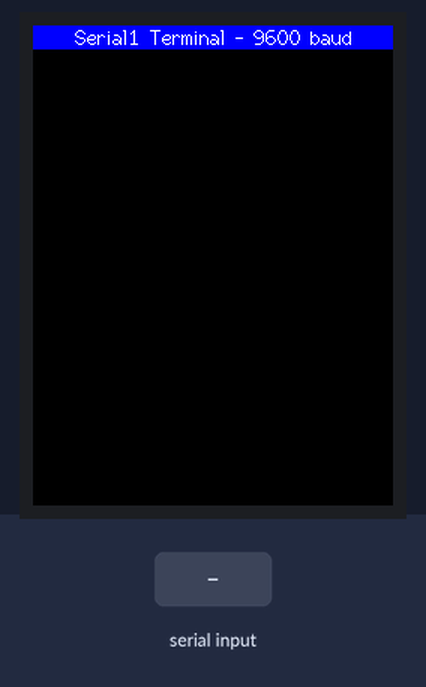
Bench run of a sketch on a simulated STM32 Blue Pill. Shown: 240×320 colour display. The test bench sets the inputs (shaded band).

Above: at 1.4 s.
1.5 s: "1\n" received over the second serial link
3.0 s: "0\n" received over the second serial link
4.5 s: "2\n" received over the second serial link
Timing chart, 0 to 7.5 s (numbered marks = the images above; inputs shaded):
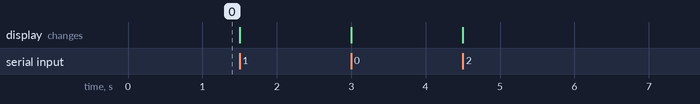

The sketch:

TFT_Terminal.ino
```cpp
// (licence header left out)
// In most cases characters don't get lost at 9600 baud but
// it is a good idea to increase the Serial1 Rx buffer from 64
// to 512 or 1024 bytes especially if higher baud rates are
// used (this sketch does not need much RAM).
// The method described here works well:
// http://www.hobbytronics.co.uk/arduino-Serial1-buffer-size
//

#include <Adafruit_GFX_AS.h>     // Core graphics library
#include <Adafruit_ILI9341_STM.h> // Hardware-specific library
#include <SPI.h>

// These are the pins used for the UNO, we must use hardware SPI
//#define _sclk 13
//#define _miso 12 // Not used
//#define _mosi 11
#define _cs   PA0    //    pin 3         PA0
#define _dc   PA2    //    pin 5         PA2
#define _rst  PA1    //    pin 4         PA1

//These are the pins I use on the Mega2560, we must use hardware SPI
//#define _sclk 52  // Don't change
//#define _miso 51  // Don't change
//#define _cs   49
//#define _rst  43
//#define _dc   45
#define ILI9341_VSCRDEF 0x33
#define ILI9341_VSCRSADD 0x37


// Must use hardware SPI for speed
Adafruit_ILI9341_STM tft = Adafruit_ILI9341_STM(_cs, _dc, _rst);

// The scrolling area must be a integral multiple of TEXT_HEIGHT
#define TEXT_HEIGHT 16 // Height of text to be printed and scrolled
#define BOT_FIXED_AREA 0 // Number of lines in bottom fixed area (lines counted from bottom of screen)
#define TOP_FIXED_AREA 16 // Number of lines in top fixed area (lines counted from top of screen)

// The initial y coordinate of the top of the scrolling area
uint16_t yStart = TOP_FIXED_AREA;
// yArea must be a integral multiple of TEXT_HEIGHT
uint16_t yArea = 320-TOP_FIXED_AREA-BOT_FIXED_AREA;
// The initial y coordinate of the top of the bottom text line
uint16_t yDraw = 320 - BOT_FIXED_AREA - TEXT_HEIGHT;

// Keep track of the drawing x coordinate
uint16_t xPos = 0;
// For the byte we read from the Serial1 port
byte data = 0;

// A few test varaibles used during debugging
boolean change_colour = 1;
boolean selected = 1;

// We have to blank the top line each time the display is scrolled, but this takes up to 13 milliseconds
// for a full width line, meanwhile the Serial1 buffer may be filling... and overflowing
// We can speed up scrolling of short text lines by just blanking the character we drew
int blank[19]; // We keep all the strings pixel lengths to optimise the speed of the top line blanking

void setup() {
  // Setup the TFT display
  tft.begin();
  tft.setRotation(0);
  tft.fillScreen(ILI9341_BLACK);
  // Setup scroll area
  setupScrollArea(TOP_FIXED_AREA, BOT_FIXED_AREA);

  // Setup baud rate and draw top banner
  Serial1.begin(9600);
  tft.setTextColor(ILI9341_WHITE, ILI9341_BLUE);
  tft.fillRect(0,0,240,16, ILI9341_BLUE);
  tft.drawCentreString(" Serial1 Terminal - 9600 baud ",120,0,2);

  // Change colour for scrolling zone
  tft.setTextColor(ILI9341_WHITE, ILI9341_BLACK);

  // Zero the array
  for (byte i = 0; i<18; i++) blank[i]=0;
}


void loop(void) {
  //  These lines change the text colour when the Serial1 buffer is emptied
  //  These are test lines to see if we may be losing characters
  //  Also uncomment the change_colour line below to try them
  //
  //  if (change_colour){
  //  change_colour = 0;
  //  if (selected == 1) {tft.setTextColor(ILI9341_CYAN, ILI9341_BLACK); selected = 0;}
  //  else {tft.setTextColor(ILI9341_MAGENTA, ILI9341_BLACK); selected = 1;}
  //}

  while (Serial1.available()) {
    data = Serial1.read();
    if (data == '\r' || xPos>231) {
      xPos = 0;
      yDraw = scroll_line(); // It takes about 13ms to scroll 16 pixel lines
    }
    if (data > 31 && data < 128) {
      xPos += tft.drawChar(data,xPos,yDraw,2);
      blank[(18+(yStart-TOP_FIXED_AREA)/TEXT_HEIGHT)%19]=xPos; // Keep a record of line lengths
    }
    //change_colour = 1; // Line to indicate buffer is being emptied
  }
}

// ##############################################################################################
// Call this function to scroll the display one text line
// ##############################################################################################
int scroll_line() {
  int yTemp = yStart; // Store the old yStart, this is where we draw the next line
  // Use the record of line lengths to optimise the rectangle size we need to erase the top line
  tft.fillRect(0,yStart,blank[(yStart-TOP_FIXED_AREA)/TEXT_HEIGHT],TEXT_HEIGHT, ILI9341_BLACK);

  // Change the top of the scroll area
  yStart+=TEXT_HEIGHT;
  // The value must wrap around as the screen memory is a circular buffer
  if (yStart >= 320 - BOT_FIXED_AREA) yStart = TOP_FIXED_AREA + (yStart - 320 + BOT_FIXED_AREA);
  // Now we can scroll the display
  scrollAddress(yStart);
  return  yTemp;
}

// ##############################################################################################
// Setup a portion of the screen for vertical scrolling
// ##############################################################################################
// We are using a hardware feature of the display, so we can only scroll in portrait orientation
void setupScrollArea(uint16_t TFA, uint16_t BFA) {
  tft.writecommand(ILI9341_VSCRDEF); // Vertical scroll definition
  tft.writedata(TFA >> 8);
  tft.writedata(TFA);
  tft.writedata((320-TFA-BFA)>>8);
  tft.writedata(320-TFA-BFA);
  tft.writedata(BFA >> 8);
  tft.writedata(BFA);
}

// ##############################################################################################
// Setup the vertical scrolling start address
// ##############################################################################################
void scrollAddress(uint16_t VSP) {
  tft.writecommand(ILI9341_VSCRSADD); // Vertical scrolling start address
  tft.writedata(VSP>>8);
  tft.writedata(VSP);
}
```
